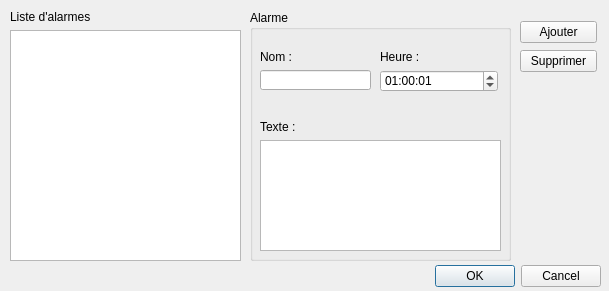
<?xml version="1.0" encoding="UTF-8"?>
<ui version="4.0">
 <class>AlarmeDialog</class>
 <widget class="QDialog" name="AlarmeDialog">
  <property name="geometry">
   <rect>
    <x>0</x>
    <y>0</y>
    <width>609</width>
    <height>291</height>
   </rect>
  </property>
  <property name="windowTitle">
   <string>Dialog</string>
  </property>
  <widget class="QDialogButtonBox" name="buttonBox">
   <property name="geometry">
    <rect>
     <x>260</x>
     <y>260</y>
     <width>341</width>
     <height>32</height>
    </rect>
   </property>
   <property name="orientation">
    <enum>Qt::Horizontal</enum>
   </property>
   <property name="standardButtons">
    <set>QDialogButtonBox::Cancel|QDialogButtonBox::Ok</set>
   </property>
  </widget>
  <widget class="QGroupBox" name="alarmegroupBox">
   <property name="geometry">
    <rect>
     <x>250</x>
     <y>10</y>
     <width>261</width>
     <height>251</height>
    </rect>
   </property>
   <property name="title">
    <string>Alarme</string>
   </property>
   <widget class="QLabel" name="namelabel">
    <property name="geometry">
     <rect>
      <x>10</x>
      <y>40</y>
      <width>46</width>
      <height>13</height>
     </rect>
    </property>
    <property name="text">
     <string>Nom : </string>
    </property>
   </widget>
   <widget class="QLabel" name="hourlabel">
    <property name="geometry">
     <rect>
      <x>130</x>
      <y>40</y>
      <width>46</width>
      <height>13</height>
     </rect>
    </property>
    <property name="text">
     <string>Heure :</string>
    </property>
   </widget>
   <widget class="QLabel" name="textlabel">
    <property name="geometry">
     <rect>
      <x>10</x>
      <y>110</y>
      <width>46</width>
      <height>13</height>
     </rect>
    </property>
    <property name="text">
     <string>Texte :</string>
    </property>
   </widget>
   <widget class="QLineEdit" name="lineEditnom">
    <property name="geometry">
     <rect>
      <x>10</x>
      <y>60</y>
      <width>111</width>
      <height>20</height>
     </rect>
    </property>
   </widget>
   <widget class="QTextEdit" name="textEdit">
    <property name="geometry">
     <rect>
      <x>10</x>
      <y>130</y>
      <width>241</width>
      <height>111</height>
     </rect>
    </property>
   </widget>
   <widget class="QTimeEdit" name="timeEdit">
    <property name="geometry">
     <rect>
      <x>130</x>
      <y>60</y>
      <width>118</width>
      <height>22</height>
     </rect>
    </property>
    <property name="displayFormat">
     <string>HH:mm:ss</string>
    </property>
    <property name="time">
     <time>
      <hour>1</hour>
      <minute>0</minute>
      <second>1</second>
     </time>
    </property>
   </widget>
  </widget>
  <widget class="QWidget" name="">
   <property name="geometry">
    <rect>
     <x>10</x>
     <y>10</y>
     <width>231</width>
     <height>251</height>
    </rect>
   </property>
   <layout class="QVBoxLayout" name="verticalLayout_2">
    <item>
     <widget class="QLabel" name="listalarmeslabel">
      <property name="text">
       <string>Liste d'alarmes</string>
      </property>
     </widget>
    </item>
    <item>
     <widget class="QListWidget" name="listWidget"/>
    </item>
   </layout>
  </widget>
  <widget class="QWidget" name="">
   <property name="geometry">
    <rect>
     <x>520</x>
     <y>20</y>
     <width>77</width>
     <height>54</height>
    </rect>
   </property>
   <layout class="QVBoxLayout" name="verticalLayout">
    <item>
     <widget class="QPushButton" name="AddButton">
      <property name="text">
       <string>Ajouter</string>
      </property>
     </widget>
    </item>
    <item>
     <widget class="QPushButton" name="DeleteButton">
      <property name="text">
       <string>Supprimer</string>
      </property>
     </widget>
    </item>
   </layout>
  </widget>
  <zorder>buttonBox</zorder>
  <zorder>listalarmeslabel</zorder>
  <zorder>AddButton</zorder>
  <zorder>DeleteButton</zorder>
  <zorder>alarmegroupBox</zorder>
  <zorder>listWidget</zorder>
  <zorder>listalarmeslabel</zorder>
 </widget>
 <resources/>
 <connections>
  <connection>
   <sender>buttonBox</sender>
   <signal>accepted()</signal>
   <receiver>AlarmeDialog</receiver>
   <slot>accept()</slot>
   <hints>
    <hint type="sourcelabel">
     <x>248</x>
     <y>254</y>
    </hint>
    <hint type="destinationlabel">
     <x>157</x>
     <y>274</y>
    </hint>
   </hints>
  </connection>
  <connection>
   <sender>buttonBox</sender>
   <signal>rejected()</signal>
   <receiver>AlarmeDialog</receiver>
   <slot>reject()</slot>
   <hints>
    <hint type="sourcelabel">
     <x>316</x>
     <y>260</y>
    </hint>
    <hint type="destinationlabel">
     <x>286</x>
     <y>274</y>
    </hint>
   </hints>
  </connection>
 </connections>
</ui>
